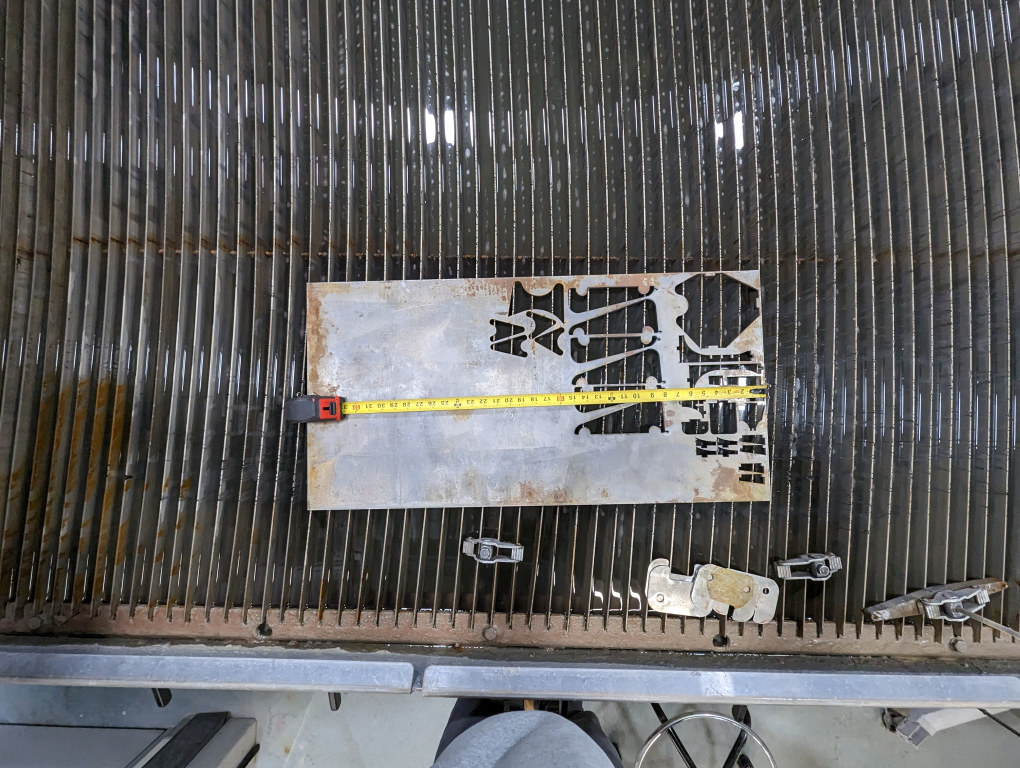
#> input picture samples/PXL_20230405_214449036.jpg, 4080 x 3072 px (shown at 1/4 size)
$ python -i main.py   (imports and definitions only)   (older library calls are emulated)
#> lines starting #> are read from the running program, lines starting #| are printed output that depends on the picture
import cv2
import numpy as np
import os
from skimage.filters import threshold_sauvola


class StockTinder:
    def __init__(self):
        # current drawing mode
        self.fg_model = None
        self.bg_model = None
        self.drawing = False
        self.x, self.y = 0, 0
        self.mode = 0

        # load file
        files = os.listdir('samples')
        print(files)
        self.img = cv2.imread(f'samples/{files[8]}')
        self.img = cv2.resize(self.img, (int(self.img.shape[1] * 0.2), int(self.img.shape[0] * 0.2)), cv2.INTER_AREA)

        # define models from image size
        self.fg_mask = np.zeros(self.img.shape[:2], dtype='uint8')
        self.bg_mask = np.zeros(self.img.shape[:2], dtype='uint8')
        self.mask = np.zeros(self.img.shape[:2], dtype='uint8')
        self.mask_img = np.zeros(self.img.shape[:2], dtype='uint8')

        self.init_grabcut()

        cv2.namedWindow('Stock Tinder')
        cv2.namedWindow('debug')
        cv2.setMouseCallback('Stock Tinder', self.line_draw_callback)

        while True:
            mask_img = np.where((self.mask_img == 2) | (self.mask_img == 0), 0, 255).astype(
                "uint8"
            )
            # add GUI elements to window

            # clean up mask image slightly
            mask_img = cv2.erode(mask_img, None, iterations=2)
            mask_img = cv2.dilate(mask_img, None, iterations=2)
            mask_img = cv2.dilate(mask_img, None, iterations=2)
            mask_img = cv2.erode(mask_img, None, iterations=2)

            gui_img = np.copy(self.img)
            # mask_img = cv2.cvtColor(mask_img, cv2.COLOR_GRAY2BGR)
            mask_img = cv2.applyColorMap(mask_img, cv2.COLORMAP_COOL)

            cv2.imshow('debug', mask_img)

            gui_img = cv2.addWeighted(gui_img, 0.4, mask_img, 0.2, 0.0, gui_img)

            gui_img[self.fg_mask == 255] = (0, 255, 0)
            gui_img[self.bg_mask == 255] = (0, 0, 255)
            # gui_img[mask_img == 1] = (255, 0, 0)
            cv2.imshow('Stock Tinder', gui_img)

            # keyboard events
            key = cv2.waitKey(1)
            if key & 0xFF == 27:
                break
            elif key == ord('f'):
                self.mode = 0
            elif key == ord('b'):
                self.mode = 1
            elif key == ord('s'):
                # segment and overlay segmentation on image
                self.refine_grabcut(self.fg_mask, self.bg_mask)
                # self.fg_mask = np.zeros(self.img.shape[:2], dtype='uint8')
                # self.bg_mask = np.zeros(self.img.shape[:2], dtype='uint8')
            elif key == ord('r'):
                self.fg_mask = np.zeros(self.img.shape[:2], dtype='uint8')
                self.bg_mask = np.zeros(self.img.shape[:2], dtype='uint8')
                self.init_grabcut()

        cv2.destroyAllWindows()

    # [112 lines left out: functions init_grabcut, refine_grabcut, line_draw_callback, initial_segmentation, not called in this run]

# [2 lines not run here, left out]
    # cv2.imwrite('output.png', mask)

>>> import cv2
>>> picture = cv2.imread('samples/PXL_20230405_214449036.jpg', cv2.IMREAD_GRAYSCALE)
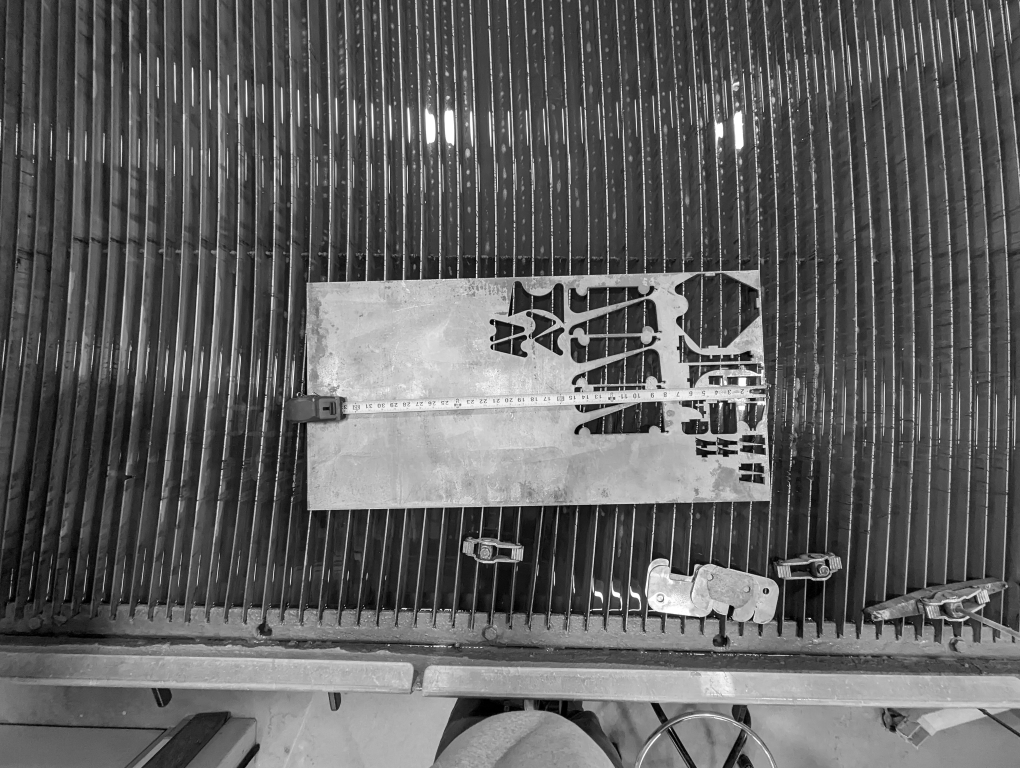
#> picture: shape (3072, 4080) (shown at 1/4 size); min 0, max 255, mean 96.5
#> (the run stopped early here; a loop or call above may not have finished)
